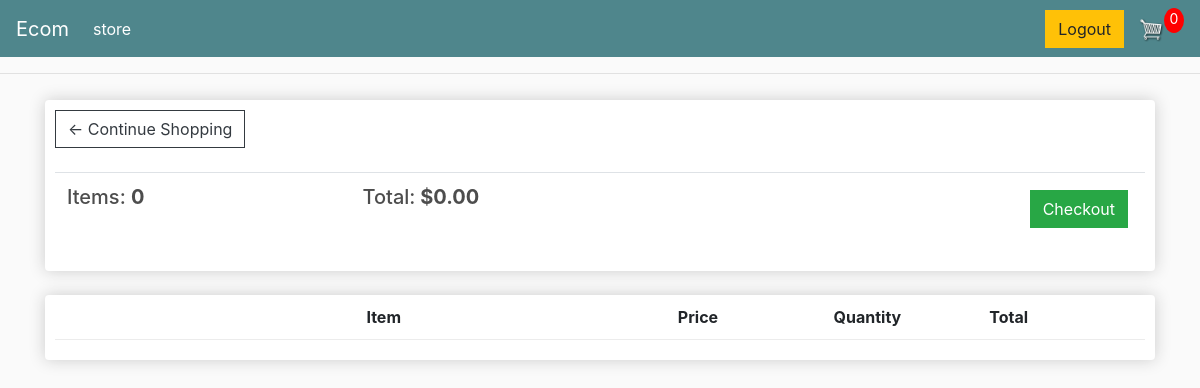
The page /cart/ (signed in) on the database as committed earlier.
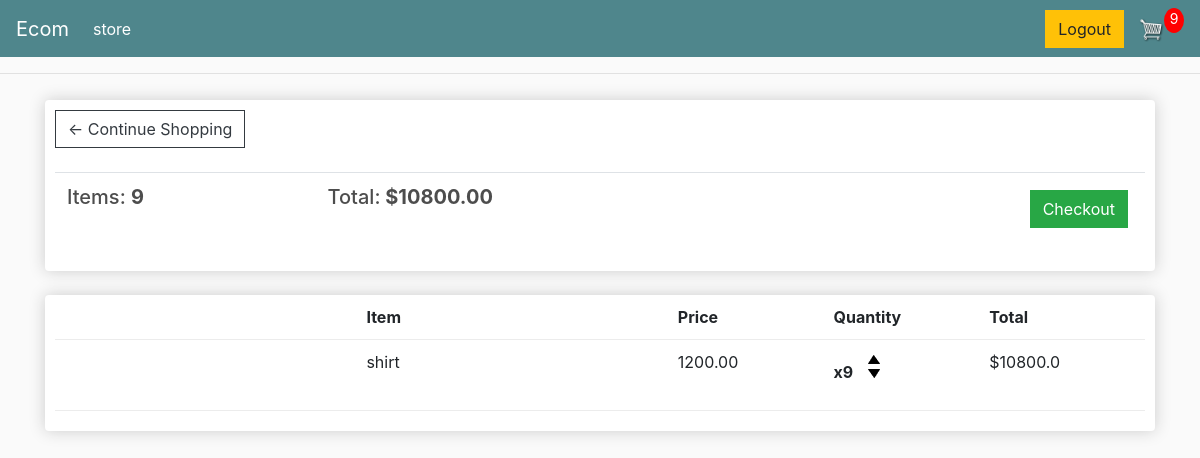
The same page on the database as committed later.
### store/models.py (models this page shows, shortened)
class Order(models.Model):
    customer = models.ForeignKey(Customer , on_delete=models.SET_NULL , null=True , blank = True)
    date_ordered = models.DateTimeField(auto_now_add=True)
    complete = models.BooleanField(default=False)
    transaction_id = models.CharField(max_length=100 , null=True)
    @property
    def get_cart_total(self):
        orderitems =  self.orderitem_set.all()
        total = sum([item.get_total for item in orderitems])
        return total
    @property
    def get_cart_items(self):
        orderitems = self.orderitem_set.all()
        total = sum([item.quantity for item in orderitems])
        return total

class OrderItem(models.Model):
    product = models.ForeignKey(Product , on_delete=models.SET_NULL , null=True )
    order = models.ForeignKey(Order , on_delete=models.SET_NULL , null=True )
    quantity = models.IntegerField(default=0 , blank=True , null=True)
    date_added = models.DateTimeField(auto_now_add=True)
    @property
    def get_total(self):
        total = self.product.price * self.quantity
        return total

class Product(models.Model):
    name = models.CharField(max_length=200)
    price = models.FloatField()
    digital = models.BooleanField(default=False , null=True , blank=True)
    image = CloudinaryField('image')
    @property
    def imageURL(self):
        try:
            url = self.image.url
        except:
            url = ''
        return url

### store/views.py (the view)
# urls.py: path('cart/' ,views.cart, name='cart'),
@login_required
def cart(request):
    if request.user.is_authenticated:
        customer = request.user.customer
        order,created = Order.objects.get_or_create(customer = customer , complete = False)
        items = order.orderitem_set.all()
        cart_items = order.get_cart_items
    else:
        items = []
        order = {'get_cart_total':0 , 'get_cart_items':0 ,'shippping':False}
        cart_items = order['get_cart_items']
    context = {'items':items , 'order':order , 'cart_items': cart_items}
    return render(request,'store/cart.html' , context)

### store/templates/store/cart.html (shortened to what this page needs)
{% extends 'store/main.html' %}
{% load static %}
{% load i18n %}
{% block content %}
<div class="row">
	<div class="col-lg-12">
		<div class="box-element">
            <a href="{% url 'store' %}" class="btn btn-outline-dark">&#x2190; Continue Shopping</a>
            <br>
            <br>
            <table class="table">
                <tr>
                    <th><h5>Items: <strong>{{order.get_cart_items}}</strong></h5></th>
                    <th><h5>Total:<strong> ${{order.get_cart_total|floatformat:2}}</strong></h5></th>
                    <th>
                        <a  style="float:right; margin:5px;" class="btn btn-success" href="{% url 'checkout' %}">Checkout</a>
                    </th>
                </tr>
            </table>
        </div>
		<br>
		<div class="box-element">
            <div class="cart-row">
                <div style="flex:2"></div>
                <div style="flex:2"><strong>Item</strong></div>
                <div style="flex:1"><strong>Price</strong></div>
                <div style="flex:1"><strong>Quantity</strong></div>
                <div style="flex:1"><strong>Total</strong></div>
            </div>
            {% for item in items %}
            <div class="cart-row">
                <div style="flex:2"><img class="row-image" src="{{item.product.imageURL}}"></div>
                <div style="flex:2"><p>{{item.product.name}}</p></div>
                <div style="flex:1"><p>{{item.product.price |floatformat:2}}</p></div>
                <div style="flex:1">
                    <p class="quantity">x{{item.quantity}}</p>
                    <div class="quantity">
                        <img data-product="{{item.product.id}}" data-action="add" class="chg-quantity update-cart"  src="{% static  'images/arrow-up.png' %}">
                        <img data-product="{{item.product.id}}" data-action="remove" class="chg-quantity update-cart" src="{% static  'images/arrow-down.png' %}">
                    </div>
                </div>
                <div style="flex:1"><p>${{item.get_total}}</p></div>
            </div>
            {% endfor %}
        </div>
	</div>
</div>
{% endblock content %}

### store/templates/store/main.html (shortened to what this page needs)
<!DOCTYPE html>
{% load static %}
<html lang="en">
  <head>
    <link
      rel="stylesheet"
      href="https://stackpath.bootstrapcdn.com/bootstrap/4.5.2/css/bootstrap.min.css"
    />
    <link rel="stylesheet" href="{% static 'css/main.css' %}" />
  </head>
  <body>
    <nav class="navbar navbar-expand-lg navbar-dark bg-dark">
      <a class="navbar-brand" href="{% url 'store' %}">Ecom</a>
      <div class="collapse navbar-collapse" id="navbarSupportedContent">
        <ul class="navbar-nav mr-auto">
          <li class="nav-item active">
            <a class="nav-link" href="{% url 'store' %}"
              >store <span class="sr-only">(current)</span></a
            >
          </li>
        </ul>
        <div class="form-inline my-2 my-lg-0">
          {% if request.user.is_authenticated %}
          <a href="{% url 'account_logout' %}" class="btn btn-warning">Logout</a>
          {% else %}
          <a href="{% url 'account_login' %}" class="btn btn-warning">Login</a>
          {% endif %}
          <a href="{% url 'cart' %}">
            <img id="cart-icon" src="{% static 'images/cart.png' %}" />
          </a>
          <p id="cart-total">{{cart_items}}</p>
        </div>
      </div>
    </nav>
    <hr />
    <div class="container">{% block content %} {% endblock content %}</div>
  </body>
</html>

### static/css/main.css (style rules this page uses)
body { background-color: hsl(0, 0%, 98%); }
h1,h2,h3,h4,h5,h6 { color:hsl(0, 0%, 30%); }
.box-element { box-shadow:hsl(0, 0%, 80%) 0 0 16px; background-color: #fff; border-radius: 4px; padding: 10px; }
.bg-dark { background-color: #4f868c!important; }
#cart-icon { width:25px; display: inline-block; margin-left: 15px; }
#cart-total { display: block; text-align: center; color:#fff; background-color: red; width: 20px; height: 25px; border-radius: 50%; font-size: 14px; }
.col-lg-4, .col-lg-6, .col-lg-8, .col-lg-12 { margin-top: 10px; }
.btn { border-radius: 0; }
.cart-row { display: flex; align-items: flex-stretch; padding-bottom: 10px; margin-bottom: 10px; border-bottom: 1px solid #ececec; }
.quantity { display: inline-block; font-weight: 700; padding-right:10px; }
.chg-quantity { width: 12px; cursor: pointer; display: block; margin-top: 5px; transition:.1s; }

Rows that differ between the two databases and show on the page:
computed for Order: get_cart_items "0" → "9"; get_cart_total "0.00" → "10800.00"
added OrderItem: product.name "shirt", product.price "1200.00", quantity "9", get_total "10800.0"
Other text that changed with them:
{{ cart_items }}: "0" → "9"
